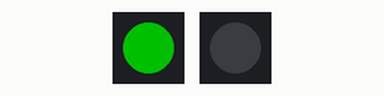
This sketch was run on a simulated Arduino Uno, built with avr-gcc and run on an emulated ATmega328P. Shown: 2 × 1 RGB LEDs in strip order, left to right. Dim RGB values are drawn brighter than linear. At 25.7 s the program stops and its outputs stay as they are.

Above: at 12.8 s.
At 25.8 s:
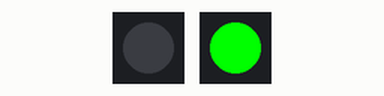
Timing chart, 0 to 27.2 s (numbered marks = the images above):
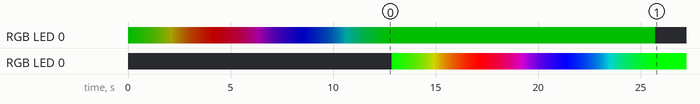

The sketch:

Leccion6.ino
```cpp
/**
 * Ejemplo para controlar los LEDs RGB
 *
 * Se necesita instalar la biblioteca "Adafruit NeoPixel"
 *
 **/
#include <Adafruit_NeoPixel.h>

#define PIN_RGB1 12
#define PIN_RGB2 13

//Se declaran las variables para manejar los LEDs
//Parámetros en la llamada:
//  - Número de pixeles en la tira (1)
//  - Pin de Arduino en donde está el LED (PIN1/PIN2)
//  - Banderas del tipo de píxel (se dejan tal cual)
Adafruit_NeoPixel rgb1 = Adafruit_NeoPixel(1, PIN_RGB1, NEO_GRB + NEO_KHZ800);
Adafruit_NeoPixel rgb2 = Adafruit_NeoPixel(1, PIN_RGB2, NEO_GRB + NEO_KHZ800);

void setup(){
    rgb1.begin();
    rgb2.begin();

    rgb1.setBrightness(80); // brillo al 30%

}


void loop(){
    rgb1.clear();
    rgb2.clear();

    uint16_t j;
    for(j=0; j<256; j++) {
      rgb1.setPixelColor(0, Wheel((1+j) & 255));
      rgb1.show();
      delay(50);
    }

    for(j=0; j<256; j++) {
      rgb2.setPixelColor(0, Wheel((1+j) & 255));
      rgb2.show();
      delay(50);
    }

    // Para apagar los LEDs
    rgb1.setPixelColor(0, 0);
    rgb1.show();
    for(;;){}     //Evita que vuelva a ejecutarse el codigo
}


// Acepta un valor entre 0 y 255 para obtener un valor de color
// Los colores son una transición r - g - b (y de regreso a r)
uint32_t Wheel(byte WheelPos) {
  if(WheelPos < 85) {
    return rgb1.Color(WheelPos * 3, 255 - WheelPos * 3, 0);
  }
  else if(WheelPos < 170) {
    WheelPos -= 85;
    return rgb1.Color(255 - WheelPos * 3, 0, WheelPos * 3);
  }
  else {
    WheelPos -= 170;
    return rgb1.Color(0, WheelPos * 3, 255 - WheelPos * 3);
  }
}
```
